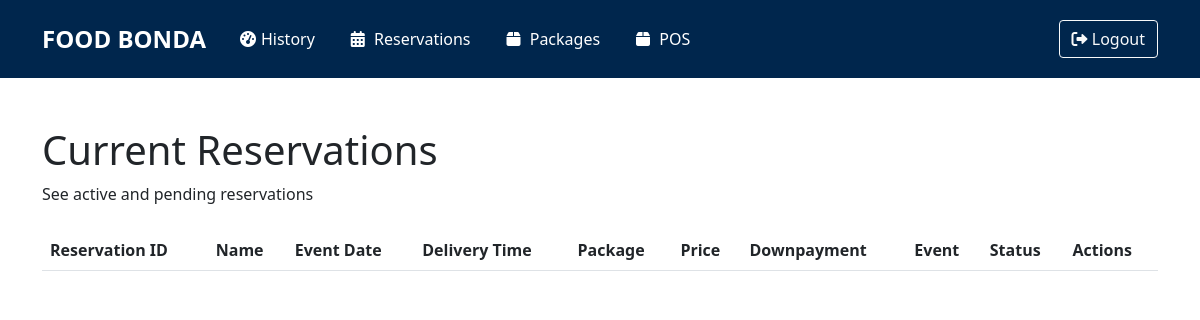
Before: /owner/owner_reservations.php (signed in) with the older database file.
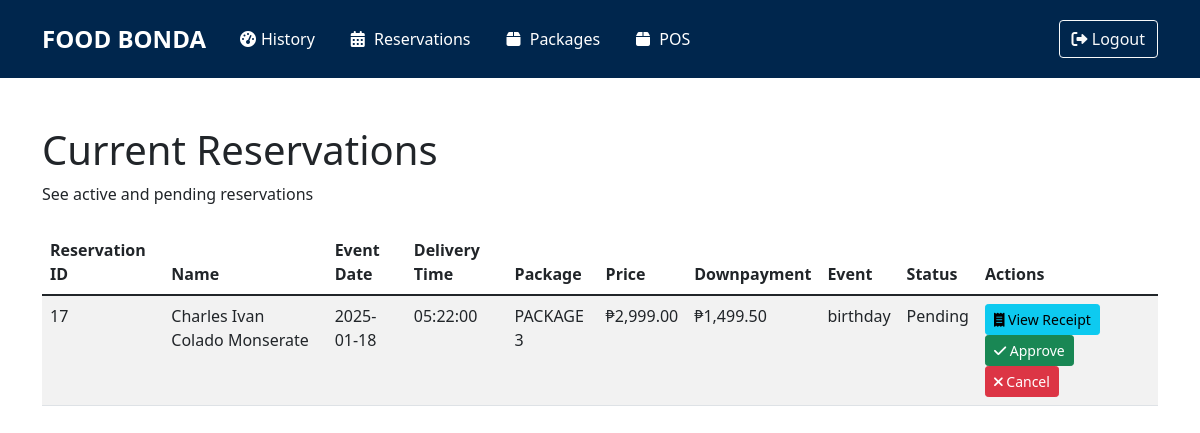
After: the same page with the newer database file.
### tables this page shows
CREATE TABLE IF NOT EXISTS `reservations` (
  `reservation_id` int NOT NULL AUTO_INCREMENT,
  `customer_id` int NOT NULL,
  `package_id` int DEFAULT NULL,
  `first_name` varchar(50) NOT NULL,
  `middle_name` varchar(50) DEFAULT NULL,
  `last_name` varchar(50) NOT NULL,
  `contact` varchar(11) NOT NULL,
  `email` varchar(100) NOT NULL,
  `event_date` date NOT NULL,
  `delivery_time` time NOT NULL,
  `delivery_address` text NOT NULL,
  `event_type` enum('wedding','birthday','christening','thanksgiving','fiesta') NOT NULL,
  `selected_dishes` text NOT NULL,
  `gcash_receipt_path` varchar(255) DEFAULT NULL,
  `status` enum('pending','approved','completed','cancelled') DEFAULT 'pending',
  `created_at` timestamp NULL DEFAULT CURRENT_TIMESTAMP,
  `updated_at` timestamp NOT NULL DEFAULT CURRENT_TIMESTAMP ON UPDATE CURRENT_TIMESTAMP,
  PRIMARY KEY (`reservation_id`),
  KEY `customer_id` (`customer_id`),
  KEY `package_id` (`package_id`),
  CONSTRAINT `customer_foreign` FOREIGN KEY (`customer_id`) REFERENCES `customers` (`customer_id`),
  CONSTRAINT `package_foreign` FOREIGN KEY (`package_id`) REFERENCES `packages` (`package_id`)
);

CREATE TABLE IF NOT EXISTS `packages` (
  `package_id` int NOT NULL AUTO_INCREMENT,
  `package_name` varchar(255) NOT NULL,
  `price` decimal(10,2) NOT NULL,
  `included_dishes` text NOT NULL,
  `additional_dishes_limit` int DEFAULT NULL,
  PRIMARY KEY (`package_id`)
);

### owner/owner_reservations.php (the view, shortened to what this page needs)
<?php
require_once '../db_conn.php';
$sql = "SELECT r.reservation_id, r.first_name, r.middle_name, r.last_name, r.event_date, r.delivery_time, r.delivery_address, r.contact, r.event_type, r.status, pk.package_name, pk.price AS package_price, r.gcash_receipt_path
        FROM reservations r
        JOIN packages pk ON r.package_id = pk.package_id
        WHERE r.status IN ('pending', 'approved', 'cancelled')
        ORDER BY r.created_at DESC";
$stmt = $conn->prepare($sql);
$stmt->execute();
$result = $stmt->get_result();
$reservations = [];
if ($result->num_rows > 0) {
    while ($row = $result->fetch_assoc()) {
        $row['downpayment'] = $row['package_price'] / 2;
        $reservations[] = $row;
    }
}
?>
<!DOCTYPE html>
<html lang="en">
<head>
    <link href="https://cdn.jsdelivr.net/npm/bootstrap@5.1.3/dist/css/bootstrap.min.css" rel="stylesheet">
    <link rel="stylesheet" href="https://cdnjs.cloudflare.com/ajax/libs/font-awesome/6.0.0/css/all.min.css">
    <link href="owner_dashboard.css" rel="stylesheet">
</head>
<body>
    <?php include 'owner_navbar.php'; ?>
    <div class="container mt-5">
        <h1>Current Reservations</h1>
        <p class="mb-4">See active and pending reservations</p>
        <div class="table-responsive">
            <table class="table table-striped">
                <thead>
                    <tr>
                        <th>Reservation ID</th>
                        <th>Name</th>
                        <th>Event Date</th>
                        <th>Delivery Time</th>
                        <th>Package</th>
                        <th>Price</th>
                        <th>Downpayment</th>
                        <th>Event</th>
                        <th>Status</th>
                        <th>Actions</th>
                    </tr>
                </thead>
                <tbody>
                    <?php foreach ($reservations as $reservation): ?>
                    <tr>
                        <td><?php echo htmlspecialchars($reservation['reservation_id']); ?></td>
                        <td><?php echo htmlspecialchars($reservation['first_name'] . ' ' . $reservation['middle_name'] . ' ' . $reservation['last_name']); ?></td>
                        <td><?php echo htmlspecialchars($reservation['event_date']); ?></td>
                        <td><?php echo htmlspecialchars($reservation['delivery_time']); ?></td>
                        <td><?php echo htmlspecialchars($reservation['package_name']); ?></td>
                        <td>₱<?php echo number_format($reservation['package_price'], 2); ?></td>
                        <td>₱<?php echo number_format($reservation['downpayment'], 2); ?></td>
                        <td><?php echo htmlspecialchars($reservation['event_type']); ?></td>
                        <td><?php echo ucfirst(htmlspecialchars($reservation['status'])); ?></td>
                        <td>
                            <?php if (!empty($reservation['gcash_receipt_path'])): ?>
                            <a href="../<?php echo htmlspecialchars($reservation['gcash_receipt_path']); ?>" target="_blank" class="btn btn-info btn-sm"><i
                                    class="fas fa-receipt"></i> View Receipt</a>
                            <?php endif; ?>
                            <?php if ($reservation['status'] === 'approved'): ?>
                            <button class="btn btn-success btn-sm" disabled><i class="fas fa-check"></i>
                                Approved</button>
                            <?php else: ?>
                            <a href="approve_reservation.php?id=<?php echo $reservation['reservation_id']; ?>"
                                class="btn btn-success btn-sm action-button"><i class="fas fa-check"></i> Approve</a>
                            <?php endif; ?>
                            <?php if ($reservation['status'] === 'cancelled'): ?>
                            <button class="btn btn-danger btn-sm" disabled><i class="fas fa-times"></i>
                                Cancelled</button>
                            <?php else: ?>
                            <a href="cancel_reservation.php?id=<?php echo $reservation['reservation_id']; ?>"
                                class="btn btn-danger btn-sm action-button"><i class="fas fa-times"></i> Cancel</a>
                            <?php endif; ?>
                        </td>
                    </tr>
                    <?php endforeach; ?>
                </tbody>
            </table>
        </div>
    </div>
</body>
</html>

Changed rows visible on the page:
added reservations: reservation_id "17", first_name+middle_name+last_name "Charles Ivan Colado Monserate", event_date "2025-01-18", delivery_time "05:22:00", package.package_name "PACKAGE 3", package.price "2,999.00", downpayment "1,499.50", event_type "birthday", status "Pending"
